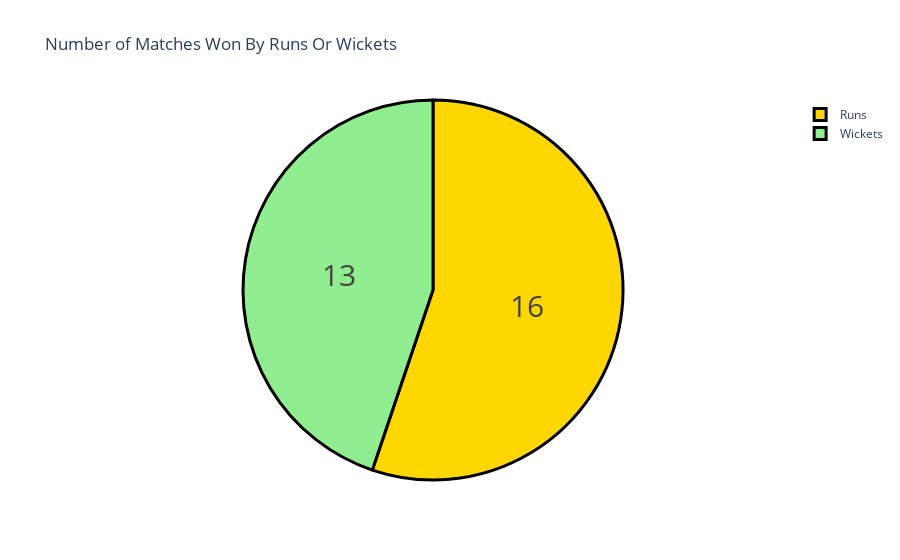

Notebook source saved alongside this figure:
### Markdown cell above
### As England won the t20 world cup 2022, England won five matches. And Both Pakistan and India won 4 matches.

### Code cell
#Now let’s have a look at the number of matches won by batting first or second in the t20 world cup 2022:
won_by = data["won by"].value_counts()
label = won_by.index
counts = won_by.values
colors = ['gold','lightgreen']

fig = go.Figure(data=[go.Pie(labels=label, values=counts)])
fig.update_layout(title_text='Number of Matches Won By Runs Or Wickets')
fig.update_traces(hoverinfo='label+percent', textinfo='value', textfont_size=30,
                  marker=dict(colors=colors, line=dict(color='black', width=3)))
fig.show()

### Figure 1 — Plotly figure (JSON) as saved in the notebook; plotly's stock layout.template omitted (floating-point values rounded to 4 significant figures)
{"data": [{"hoverinfo": "label+percent", "labels": ["Runs", "Wickets"], "marker": {"colors": ["gold", "lightgreen"], "line": {"color": "black", "width": 3}}, "textfont": {"size": 30}, "textinfo": "value", "type": "pie", "values": [16, 13]}], "layout": {"title": {"text": "Number of Matches Won By Runs Or Wickets"}}}
